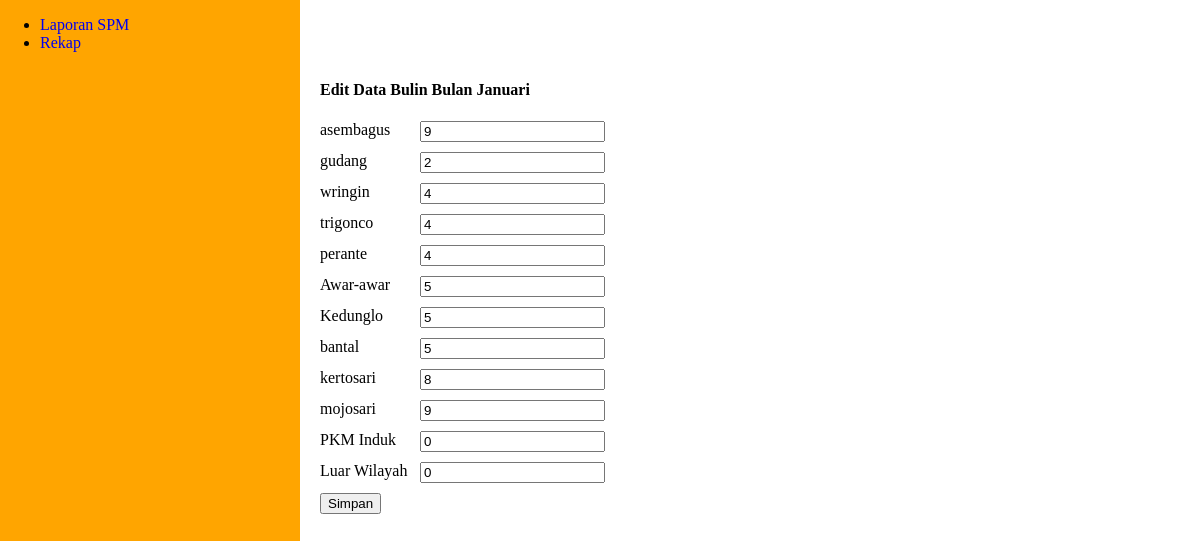
Page /edit_bulin.php?id=1 on the committed database.
### tables this page shows
CREATE TABLE `tb_bulin` (
  `id` int(10) NOT NULL,
  `asembagus` int(10) NOT NULL,
  `gudang` int(10) NOT NULL,
  `wringin` int(10) NOT NULL,
  `trigonco` int(10) NOT NULL,
  `perante` int(10) NOT NULL,
  `awar` int(10) NOT NULL,
  `kedunglo` int(10) NOT NULL,
  `bantal` int(10) NOT NULL,
  `kertosari` int(10) NOT NULL,
  `mojosari` int(10) NOT NULL,
  `pkm_induk` int(10) NOT NULL,
  `luar_wilayah` int(10) NOT NULL,
  `bulan` set('januari','februari','maret','april','mei','juni','juli','agustus','september','oktober','november','desember') NOT NULL
);

### edit_bulin.php (the view, shortened to what this page needs)
<?php
require_once('koneksi.php');
$id = $_GET['id'];
?>
<!DOCTYPE html>
<html>
<head>
	<link rel="stylesheet" type="text/css" href="style.css">
</head>
<body>
	<div id="bungkus">
		<?php require('komponen/sidebar.php');?>
		<div class="konten edit-bulin">
			<?php
			$query = "SELECT * FROM tb_bulin WHERE id = $id";
			$result = mysqli_query($db,$query);
			$bulin = mysqli_fetch_assoc($result);
			?>
			<h4>Edit Data Bulin Bulan <?php echo ucwords($bulin['bulan']);?></h4>
			<form action="bulin_controller.php" method="POST">
				<div class="form-control">
					<label>asembagus</label>
					<input type="number" name="asembagus" value="<?php echo $bulin['asembagus'];?>">
				</div>
				<div class="form-control">
					<label>gudang</label>
					<input type="number" name="gudang" value="<?php echo $bulin['gudang'];?>">
				</div>
				<div class="form-control">
					<label>wringin</label>
					<input type="number" name="wringin" value="<?php echo $bulin['wringin'];?>">
				</div>
				<div class="form-control">
					<label>trigonco</label>
					<input type="number" name="trigonco" value="<?php echo $bulin['trigonco'];?>">
				</div>
				<div class="form-control">
					<label>perante</label>
					<input type="number" name="perante" value="<?php echo $bulin['perante'];?>">
				</div>
				<div class="form-control">
					<label>Awar-awar</label>
					<input type="number" name="awar" value="<?php echo $bulin['awar'];?>">
				</div>
				<div class="form-control">
					<label>Kedunglo</label>
					<input type="number" name="kedunglo" value="<?php echo $bulin['kedunglo'];?>">
				</div>
				<div class="form-control">
					<label>bantal</label>
					<input type="number" name="bantal" value="<?php echo $bulin['bantal'];?>">
				</div>
				<div class="form-control">
					<label>kertosari</label>
					<input type="number" name="kertosari" value="<?php echo $bulin['kertosari'];?>">
				</div>
				<div class="form-control">
					<label>mojosari</label>
					<input type="number" name="mojosari" value="<?php echo $bulin['mojosari'];?>">
				</div>
				<div class="form-control">
					<label>PKM Induk</label>
					<input type="number" name="pkm_induk" value="<?php echo $bulin['pkm_induk'];?>">
				</div>
				<div class="form-control">
					<label>Luar Wilayah</label>
					<input type="number" name="luar_wilayah" value="<?php echo $bulin['luar_wilayah'];?>">
				</div>
				<input type="submit" name="submit" value="Simpan">
			</form>
		</div>
	</div>
</body>
</html>

### style.css (style rules this page uses)
body { margin: 0; padding: 0; }
#bungkus { display: flex; }
.konten { margin-left: 300px; width: 100%; padding: 20px; margin-top: 40px; overflow: auto; white-space: nowrap; }
.edit-bulin label { width: 100px; }
.edit-bulin .form-control { width: 400px; display: flex; margin-top: 10px; margin-bottom: 10px; }

### rows in the picture
tb_bulin: bulan "Januari", asembagus "9", gudang "2", wringin "4", trigonco "4", perante "4", awar "5", kedunglo "5", bantal "5", kertosari "8", mojosari "9", pkm_induk "0", luar_wilayah "0"
